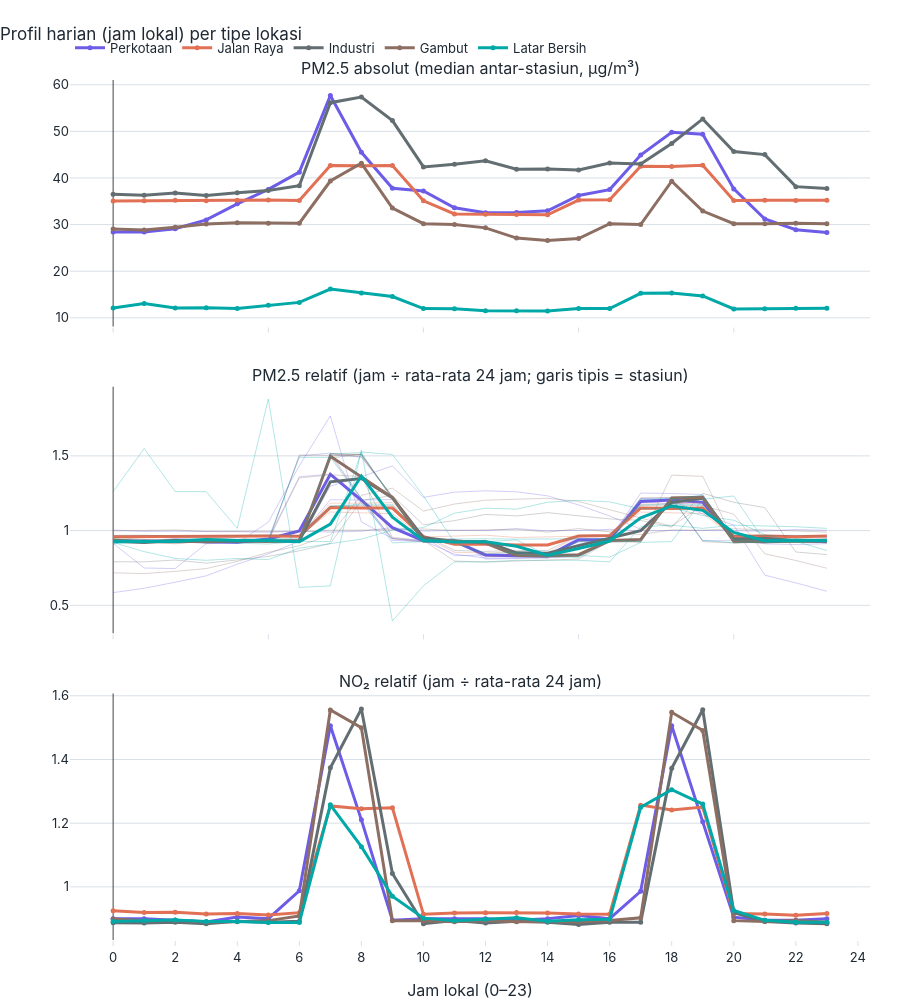

Here is the notebook cell this chart was saved with:
### Code cell
fig = make_subplots(rows=3, cols=1, shared_xaxes=True, vertical_spacing=0.07,
                    subplot_titles=("PM2.5 absolut (median antar-stasiun, µg/m³)", "PM2.5 relatif (jam ÷ rata-rata 24 jam; garis tipis = stasiun)", "NO₂ relatif (jam ÷ rata-rata 24 jam)"))
for t in TIPE:
    ks = [k for k in pj.index if st.kelompok_lokasi[k] == t]
    if not ks: continue
    fig.add_trace(go.Scatter(x=pj.columns, y=pj.loc[ks].median(), mode="lines+markers", name=t, line=dict(color=WARNA[t], width=3), marker=dict(size=5), legendgroup=t), row=1, col=1)
    for k in ks:
        fig.add_trace(go.Scatter(x=rel.columns, y=rel.loc[k], mode="lines", line=dict(color=WARNA[t], width=1), opacity=0.3, showlegend=False, legendgroup=t, hovertemplate=k + " · jam %{x}: %{y:.2f}<extra></extra>"), row=2, col=1)
    fig.add_trace(go.Scatter(x=rel.columns, y=rel.loc[ks].median(), mode="lines", line=dict(color=WARNA[t], width=3), showlegend=False, legendgroup=t), row=2, col=1)
    fig.add_trace(go.Scatter(x=rel_no2.columns, y=rel_no2.loc[ks].median(), mode="lines+markers", line=dict(color=WARNA[t], width=3), marker=dict(size=5), showlegend=False, legendgroup=t), row=3, col=1)
fig.update_xaxes(title_text="Jam lokal (0–23)", dtick=2, row=3, col=1)
style.terapkan(fig, "Profil harian (jam lokal) per tipe lokasi", 1000)
simpan(fig, "04_B1_profil_jam_tipe", 1000); fig.show()

KN["B"] = {"diurnal": {"amplitudo_relatif_persen_per_tipe": rt.amplitudo_relatif_persen.round(1).to_dict(), "jam_puncak_median_per_tipe": rt.jam_puncak_median.to_dict(),
                       "jam_puncak_no2_median_per_tipe": amp_no2.to_dict(), "kruskal_amplitudo": kw_amp}}
tafsir(f"Amplitudo diurnal relatif PM2.5 berkisar {fl(rt.amplitudo_relatif_persen.min(), 0)}–{fl(rt.amplitudo_relatif_persen.max(), 0)}% antar tipe; terbesar pada {rt.amplitudo_relatif_persen.idxmax()}, terkecil pada {rt.amplitudo_relatif_persen.idxmin()}. Perbedaan amplitudo antar tipe {'nyata' if kw_amp['p'] < 0.05 else 'tidak nyata'} (KW {pv(kw_amp['p'])}, ε² = {fl(kw_amp['epsilon2'], 2)}, n = {kw_amp['n']} stasiun).",
       f"Jam puncak median NO₂ pada tipe Jalan Raya adalah pukul {fl(amp_no2.get('Jalan Raya', np.nan), 0)} (lokal) vs {fl(amp_no2.get('Latar Bersih', np.nan), 0)} pada Latar Bersih; bandingkan dengan jam puncak PM2.5 pada tabel di atas.",
       "Dengan n stasiun per tipe sangat kecil (2–8), perbedaan bentuk profil bersifat indikatif.")

### Figure 1 — Plotly figure (JSON) as saved in the notebook; plotly's stock layout.template omitted (floating-point values rounded to 4 significant figures)
{"data": [{"legendgroup": "Perkotaan", "line": {"color": "#6C5CE7", "width": 3}, "marker": {"size": 5}, "mode": "lines+markers", "name": "Perkotaan", "type": "scatter", "x": [0, 1, 2, 3, 4, 5, 6, 7, 8, 9, 10, 11, 12, 13, 14, 15, 16, 17, 18, 19, 20, 21, 22, 23], "xaxis": "x", "y": [28.4, 28.4, 29.1, 31.0, 34.45, 37.55, 41.25, 57.7, 45.5, 37.8, 37.2, 33.6, 32.55, 32.6, 32.95, 36.25, 37.5, 44.9, 49.8, 49.4, 37.65, 31.2, 28.9, 28.3], "yaxis": "y"}, {"hovertemplate": "BGL-01 · jam %{x}: %{y:.2f}<extra></extra>", "legendgroup": "Perkotaan", "line": {"color": "#6C5CE7", "width": 1}, "mode": "lines", "opacity": 0.3, "showlegend": false, "type": "scatter", "x": [0, 1, 2, 3, 4, 5, 6, 7, 8, 9, 10, 11, 12, 13, 14, 15, 16, 17, 18, 19, 20, 21, 22, 23], "xaxis": "x2", "y": [0.9167, 0.9364, 0.9285, 0.9128, 0.9167, 0.9325, 1.499, 1.519, 1.216, 0.9344, 0.9285, 0.9285, 0.8302, 0.8262, 0.842, 0.9246, 0.9246, 1.216, 1.218, 0.9325, 0.9325, 0.9364, 0.9325, 0.9167], "yaxis": "y2"}, {"hovertemplate": "MDN-01 · jam %{x}: %{y:.2f}<extra></extra>", "legendgroup": "Perkotaan", "line": {"color": "#6C5CE7", "width": 1}, "mode": "lines", "opacity": 0.3, "showlegend": false, "type": "scatter", "x": [0, 1, 2, 3, 4, 5, 6, 7, 8, 9, 10, 11, 12, 13, 14, 15, 16, 17, 18, 19, 20, 21, 22, 23], "xaxis": "x2", "y": [0.5848, 0.614, 0.6545, 0.6972, 0.7748, 0.8445, 0.9277, 1.298, 1.361, 1.433, 1.222, 1.257, 1.266, 1.259, 1.232, 1.172, 1.098, 1.01, 1.201, 1.111, 1.037, 0.7017, 0.65, 0.5938], "yaxis": "y2"}, {"hovertemplate": "PSW-01 · jam %{x}: %{y:.2f}<extra></extra>", "legendgroup": "Perkotaan", "line": {"color": "#6C5CE7", "width": 1}, "mode": "lines", "opacity": 0.3, "showlegend": false, "type": "scatter", "x": [0, 1, 2, 3, 4, 5, 6, 7, 8, 9, 10, 11, 12, 13, 14, 15, 16, 17, 18, 19, 20, 21, 22, 23], "xaxis": "x2", "y": [0.941, 0.9295, 0.9479, 0.941, 0.9398, 0.9433, 1.361, 1.377, 1.185, 0.9479, 0.9272, 0.9456, 0.8095, 0.8141, 0.8165, 0.9387, 0.9295, 1.195, 1.179, 1.189, 0.9387, 0.9387, 0.9364, 0.9295], "yaxis": "y2"}, {"hovertemplate": "JKT-01 · jam %{x}: %{y:.2f}<extra></extra>", "legendgroup": "Perkotaan", "line": {"color": "#6C5CE7", "width": 1}, "mode": "lines", "opacity": 0.3, "showlegend": false, "type": "scatter", "x": [0, 1, 2, 3, 4, 5, 6, 7, 8, 9, 10, 11, 12, 13, 14, 15, 16, 17, 18, 19, 20, 21, 22, 23], "xaxis": "x2", "y": [0.9586, 0.9581, 0.9618, 0.9534, 0.9603, 0.9636, 0.9569, 1.206, 1.204, 1.208, 0.9557, 0.832, 0.8371, 0.8309, 0.8305, 0.9569, 0.965, 1.212, 1.204, 1.212, 0.9592, 0.9596, 0.9603, 0.9534], "yaxis": "y2"}, {"hovertemplate": "MLG-01 · jam %{x}: %{y:.2f}<extra></extra>", "legendgroup": "Perkotaan", "line": {"color": "#6C5CE7", "width": 1}, "mode": "lines", "opacity": 0.3, "showlegend": false, "type": "scatter", "x": [0, 1, 2, 3, 4, 5, 6, 7, 8, 9, 10, 11, 12, 13, 14, 15, 16, 17, 18, 19, 20, 21, 22, 23], "xaxis": "x2", "y": [0.9304, 0.9304, 0.9239, 0.9272, 0.9223, 0.9272, 0.9337, 1.517, 1.491, 1.225, 0.9206, 0.9239, 0.9354, 0.8354, 0.8191, 0.8305, 0.9288, 0.9386, 1.215, 1.219, 0.9304, 0.9206, 0.9272, 0.9272], "yaxis": "y2"}, {"hovertemplate": "YKY-01 · jam %{x}: %{y:.2f}<extra></extra>", "legendgroup": "Perkotaan", "line": {"color": "#6C5CE7", "width": 1}, "mode": "lines", "opacity": 0.3, "showlegend": false, "type": "scatter", "x": [0, 1, 2, 3, 4, 5, 6, 7, 8, 9, 10, 11, 12, 13, 14, 15, 16, 17, 18, 19, 20, 21, 22, 23], "xaxis": "x2", "y": [0.915, 0.7496, 0.7458, 0.9125, 0.9175, 1.055, 1.434, 1.767, 1.058, 0.9476, 0.9326, 0.8423, 0.816, 0.8173, 0.826, 0.9088, 0.9401, 1.251, 1.248, 1.241, 0.9439, 0.9113, 0.9063, 0.9125], "yaxis": "y2"}, {"hovertemplate": "KTG-01 · jam %{x}: %{y:.2f}<extra></extra>", "legendgroup": "Perkotaan", "line": {"color": "#6C5CE7", "width": 1}, "mode": "lines", "opacity": 0.3, "showlegend": false, "type": "scatter", "x": [0, 1, 2, 3, 4, 5, 6, 7, 8, 9, 10, 11, 12, 13, 14, 15, 16, 17, 18, 19, 20, 21, 22, 23], "xaxis": "x2", "y": [1.004, 0.9942, 0.9954, 0.996, 0.9926, 0.9888, 0.9968, 0.99, 0.9958, 1.02, 0.9966, 1.002, 0.9999, 1.013, 0.9983, 1.001, 1.008, 0.9995, 1.002, 1.001, 0.9991, 0.9964, 1.007, 1.002], "yaxis": "y2"}, {"legendgroup": "Perkotaan", "line": {"color": "#6C5CE7", "width": 3}, "mode": "lines", "showlegend": false, "type": "scatter", "x": [0, 1, 2, 3, 4, 5, 6, 7, 8, 9, 10, 11, 12, 13, 14, 15, 16, 17, 18, 19, 20, 21, 22, 23], "xaxis": "x2", "y": [0.9304, 0.9304, 0.9285, 0.9272, 0.9223, 0.9433, 0.9968, 1.377, 1.204, 1.02, 0.9326, 0.9285, 0.8371, 0.8309, 0.8305, 0.9387, 0.9401, 1.195, 1.204, 1.189, 0.9439, 0.9364, 0.9325, 0.9272], "yaxis": "y2"}, {"legendgroup": "Perkotaan", "line": {"color": "#6C5CE7", "width": 3}, "marker": {"size": 5}, "mode": "lines+markers", "showlegend": false, "type": "scatter", "x": [0, 1, 2, 3, 4, 5, 6, 7, 8, 9, 10, 11, 12, 13, 14, 15, 16, 17, 18, 19, 20, 21, 22, 23], "xaxis": "x3", "y": [0.9, 0.9, 0.895, 0.89, 0.905, 0.9, 0.9878, 1.506, 1.21, 0.895, 0.9, 0.9, 0.9, 0.895, 0.9, 0.91, 0.9, 0.986, 1.506, 1.204, 0.905, 0.895, 0.895, 0.9], "yaxis": "y3"}, {"legendgroup": "Jalan Raya", "line": {"color": "#E17055", "width": 3}, "marker": {"size": 5}, "mode": "lines+markers", "name": "Jalan Raya", "type": "scatter", "x": [0, 1, 2, 3, 4, 5, 6, 7, 8, 9, 10, 11, 12, 13, 14, 15, 16, 17, 18, 19, 20, 21, 22, 23], "xaxis": "x", "y": [35.06, 35.12, 35.23, 35.14, 35.22, 35.27, 35.16, 42.69, 42.63, 42.7, 35.09, 32.27, 32.23, 32.14, 32.09, 35.26, 35.34, 42.52, 42.48, 42.7, 35.16, 35.2, 35.15, 35.23], "yaxis": "y"}, {"hovertemplate": "BGR-02 · jam %{x}: %{y:.2f}<extra></extra>", "legendgroup": "Jalan Raya", "line": {"color": "#E17055", "width": 1}, "mode": "lines", "opacity": 0.3, "showlegend": false, "type": "scatter", "x": [0, 1, 2, 3, 4, 5, 6, 7, 8, 9, 10, 11, 12, 13, 14, 15, 16, 17, 18, 19, 20, 21, 22, 23], "xaxis": "x2", "y": [0.9558, 0.9573, 0.9599, 0.9602, 0.962, 0.9615, 0.962, 1.125, 1.118, 1.113, 0.9573, 0.9615, 0.9693, 0.9537, 0.9583, 0.9599, 0.9659, 1.124, 1.119, 1.114, 0.9609, 0.9654, 0.9532, 0.9635], "yaxis": "y2"}, {"hovertemplate": "JKT-03 · jam %{x}: %{y:.2f}<extra></extra>", "legendgroup": "Jalan Raya", "line": {"color": "#E17055", "width": 1}, "mode": "lines", "opacity": 0.3, "showlegend": false, "type": "scatter", "x": [0, 1, 2, 3, 4, 5, 6, 7, 8, 9, 10, 11, 12, 13, 14, 15, 16, 17, 18, 19, 20, 21, 22, 23], "xaxis": "x2", "y": [0.9607, 0.9625, 0.9653, 0.962, 0.9644, 0.9666, 0.9621, 1.184, 1.184, 1.188, 0.9612, 0.855, 0.8505, 0.8529, 0.8492, 0.9664, 0.9675, 1.178, 1.178, 1.188, 0.9625, 0.9625, 0.9649, 0.9644], "yaxis": "y2"}, {"legendgroup": "Jalan Raya", "line": {"color": "#E17055", "width": 3}, "mode": "lines", "showlegend": false, "type": "scatter", "x": [0, 1, 2, 3, 4, 5, 6, 7, 8, 9, 10, 11, 12, 13, 14, 15, 16, 17, 18, 19, 20, 21, 22, 23], "xaxis": "x2", "y": [0.9582, 0.9599, 0.9626, 0.9611, 0.9632, 0.964, 0.9621, 1.154, 1.151, 1.151, 0.9593, 0.9082, 0.9099, 0.9033, 0.9038, 0.9632, 0.9667, 1.151, 1.149, 1.151, 0.9617, 0.9639, 0.959, 0.964], "yaxis": "y2"}, {"legendgroup": "Jalan Raya", "line": {"color": "#E17055", "width": 3}, "marker": {"size": 5}, "mode": "lines+markers", "showlegend": false, "type": "scatter", "x": [0, 1, 2, 3, 4, 5, 6, 7, 8, 9, 10, 11, 12, 13, 14, 15, 16, 17, 18, 19, 20, 21, 22, 23], "xaxis": "x3", "y": [0.9252, 0.9198, 0.9202, 0.9148, 0.9163, 0.9117, 0.919, 1.254, 1.245, 1.249, 0.9139, 0.9179, 0.9188, 0.9195, 0.9183, 0.9149, 0.914, 1.257, 1.242, 1.251, 0.9165, 0.9148, 0.911, 0.9165], "yaxis": "y3"}, {"legendgroup": "Industri", "line": {"color": "#636E72", "width": 3}, "marker": {"size": 5}, "mode": "lines+markers", "name": "Industri", "type": "scatter", "x": [0, 1, 2, 3, 4, 5, 6, 7, 8, 9, 10, 11, 12, 13, 14, 15, 16, 17, 18, 19, 20, 21, 22, 23], "xaxis": "x", "y": [36.52, 36.29, 36.78, 36.23, 36.81, 37.29, 38.33, 56.15, 57.35, 52.31, 42.37, 42.94, 43.67, 41.86, 41.92, 41.73, 43.19, 43.0, 47.39, 52.67, 45.69, 45.01, 38.14, 37.76], "yaxis": "y"}, {"hovertemplate": "BTM-01 · jam %{x}: %{y:.2f}<extra></extra>", "legendgroup": "Industri", "line": {"color": "#636E72", "width": 1}, "mode": "lines", "opacity": 0.3, "showlegend": false, "type": "scatter", "x": [0, 1, 2, 3, 4, 5, 6, 7, 8, 9, 10, 11, 12, 13, 14, 15, 16, 17, 18, 19, 20, 21, 22, 23], "xaxis": "x2", "y": [0.9302, 0.9198, 0.9302, 0.9276, 0.9315, 0.9276, 0.9354, 1.485, 1.512, 1.21, 0.9341, 0.9289, 0.9289, 0.8343, 0.8291, 0.8291, 0.9276, 0.9302, 1.213, 1.211, 0.9224, 0.9302, 0.9354, 0.9367], "yaxis": "y2"}, {"hovertemplate": "JKT-02 · jam %{x}: %{y:.2f}<extra></extra>", "legendgroup": "Industri", "line": {"color": "#636E72", "width": 1}, "mode": "lines", "opacity": 0.3, "showlegend": false, "type": "scatter", "x": [0, 1, 2, 3, 4, 5, 6, 7, 8, 9, 10, 11, 12, 13, 14, 15, 16, 17, 18, 19, 20, 21, 22, 23], "xaxis": "x2", "y": [0.9683, 0.9692, 0.963, 0.9636, 0.9667, 0.9707, 0.9671, 1.168, 1.167, 1.167, 0.9689, 0.867, 0.8606, 0.8675, 0.8665, 0.9666, 0.9652, 1.168, 1.164, 1.172, 0.9662, 0.9666, 0.9682, 0.9628], "yaxis": "y2"}, {"hovertemplate": "SM2-01 · jam %{x}: %{y:.2f}<extra></extra>", "legendgroup": "Industri", "line": {"color": "#636E72", "width": 1}, "mode": "lines", "opacity": 0.3, "showlegend": false, "type": "scatter", "x": [0, 1, 2, 3, 4, 5, 6, 7, 8, 9, 10, 11, 12, 13, 14, 15, 16, 17, 18, 19, 20, 21, 22, 23], "xaxis": "x2", "y": [0.7917, 0.7907, 0.803, 0.7819, 0.8034, 0.827, 0.8648, 0.9137, 1.202, 1.235, 1.038, 1.067, 1.108, 1.098, 1.12, 1.097, 1.078, 1.068, 1.023, 1.249, 1.189, 1.154, 0.8567, 0.8395], "yaxis": "y2"}, {"hovertemplate": "MRS-01 · jam %{x}: %{y:.2f}<extra></extra>", "legendgroup": "Industri", "line": {"color": "#636E72", "width": 1}, "mode": "lines", "opacity": 0.3, "showlegend": false, "type": "scatter", "x": [0, 1, 2, 3, 4, 5, 6, 7, 8, 9, 10, 11, 12, 13, 14, 15, 16, 17, 18, 19, 20, 21, 22, 23], "xaxis": "x2", "y": [0.9273, 0.9191, 0.9396, 0.9219, 0.9273, 0.9301, 0.9328, 1.505, 1.496, 1.231, 0.9342, 0.9273, 0.9219, 0.8275, 0.8316, 0.8289, 0.9219, 0.9301, 1.223, 1.223, 0.9191, 0.9205, 0.9273, 0.9342], "yaxis": "y2"}, {"legendgroup": "Industri", "line": {"color": "#636E72", "width": 3}, "mode": "lines", "showlegend": false, "type": "scatter", "x": [0, 1, 2, 3, 4, 5, 6, 7, 8, 9, 10, 11, 12, 13, 14, 15, 16, 17, 18, 19, 20, 21, 22, 23], "xaxis": "x2", "y": [0.9288, 0.9195, 0.9349, 0.9247, 0.9294, 0.9288, 0.9341, 1.326, 1.349, 1.221, 0.9515, 0.9281, 0.9254, 0.8509, 0.849, 0.8979, 0.9464, 0.9991, 1.188, 1.217, 0.9443, 0.9484, 0.9314, 0.9354], "yaxis": "y2"}, {"legendgroup": "Industri", "line": {"color": "#636E72", "width": 3}, "marker": {"size": 5}, "mode": "lines+markers", "showlegend": false, "type": "scatter", "x": [0, 1, 2, 3, 4, 5, 6, 7, 8, 9, 10, 11, 12, 13, 14, 15, 16, 17, 18, 19, 20, 21, 22, 23], "xaxis": "x3", "y": [0.8874, 0.8867, 0.8893, 0.8842, 0.8918, 0.8893, 0.8918, 1.374, 1.559, 1.042, 0.8842, 0.8943, 0.8867, 0.8918, 0.8893, 0.8817, 0.8893, 0.8893, 1.372, 1.556, 0.9194, 0.8914, 0.8867, 0.8842], "yaxis": "y3"}, {"legendgroup": "Gambut", "line": {"color": "#8D6E63", "width": 3}, "marker": {"size": 5}, "mode": "lines+markers", "name": "Gambut", "type": "scatter", "x": [0, 1, 2, 3, 4, 5, 6, 7, 8, 9, 10, 11, 12, 13, 14, 15, 16, 17, 18, 19, 20, 21, 22, 23], "xaxis": "x", "y": [29.05, 28.85, 29.45, 30.1, 30.4, 30.3, 30.3, 39.35, 43.15, 33.55, 30.2, 30.0, 29.3, 27.1, 26.6, 27.0, 30.2, 30.0, 39.3, 32.9, 30.2, 30.2, 30.3, 30.2], "yaxis": "y"}, {"hovertemplate": "JMB-01 · jam %{x}: %{y:.2f}<extra></extra>", "legendgroup": "Gambut", "line": {"color": "#8D6E63", "width": 1}, "mode": "lines", "opacity": 0.3, "showlegend": false, "type": "scatter", "x": [0, 1, 2, 3, 4, 5, 6, 7, 8, 9, 10, 11, 12, 13, 14, 15, 16, 17, 18, 19, 20, 21, 22, 23], "xaxis": "x2", "y": [0.9371, 0.9248, 0.9248, 0.9248, 0.934, 0.9309, 0.9309, 1.498, 1.512, 1.223, 0.9279, 0.9217, 0.934, 0.8326, 0.8173, 0.8295, 0.9279, 0.9217, 1.207, 1.226, 0.9279, 0.9279, 0.9309, 0.9279], "yaxis": "y2"}, {"hovertemplate": "PKU-01 · jam %{x}: %{y:.2f}<extra></extra>", "legendgroup": "Gambut", "line": {"color": "#8D6E63", "width": 1}, "mode": "lines", "opacity": 0.3, "showlegend": false, "type": "scatter", "x": [0, 1, 2, 3, 4, 5, 6, 7, 8, 9, 10, 11, 12, 13, 14, 15, 16, 17, 18, 19, 20, 21, 22, 23], "xaxis": "x2", "y": [0.9401, 0.9204, 0.9289, 0.9176, 0.9317, 0.9232, 1.506, 1.503, 1.215, 0.9443, 0.9232, 0.9317, 0.8247, 0.836, 0.8388, 0.9261, 0.9345, 1.219, 1.222, 0.9261, 0.9176, 0.9261, 0.9246, 0.9204], "yaxis": "y2"}, {"hovertemplate": "PLB-01 · jam %{x}: %{y:.2f}<extra></extra>", "legendgroup": "Gambut", "line": {"color": "#8D6E63", "width": 1}, "mode": "lines", "opacity": 0.3, "showlegend": false, "type": "scatter", "x": [0, 1, 2, 3, 4, 5, 6, 7, 8, 9, 10, 11, 12, 13, 14, 15, 16, 17, 18, 19, 20, 21, 22, 23], "xaxis": "x2", "y": [0.9543, 0.9411, 0.94, 0.9411, 0.9521, 0.9323, 1.352, 1.373, 1.361, 0.9543, 0.9345, 0.796, 0.7894, 0.796, 0.8004, 0.8092, 0.9279, 0.9411, 1.371, 1.363, 0.9345, 0.9455, 0.9444, 0.9444], "yaxis": "y2"}, {"hovertemplate": "BJB-01 · jam %{x}: %{y:.2f}<extra></extra>", "legendgroup": "Gambut", "line": {"color": "#8D6E63", "width": 1}, "mode": "lines", "opacity": 0.3, "showlegend": false, "type": "scatter", "x": [0, 1, 2, 3, 4, 5, 6, 7, 8, 9, 10, 11, 12, 13, 14, 15, 16, 17, 18, 19, 20, 21, 22, 23], "xaxis": "x2", "y": [0.7172, 0.7123, 0.7271, 0.7456, 0.7937, 0.8542, 0.8987, 0.9715, 1.236, 1.284, 1.131, 1.178, 1.204, 1.212, 1.216, 1.195, 1.139, 1.086, 1.03, 1.168, 1.11, 0.8444, 0.7999, 0.7481], "yaxis": "y2"}, {"hovertemplate": "KTG-02 · jam %{x}: %{y:.2f}<extra></extra>", "legendgroup": "Gambut", "line": {"color": "#8D6E63", "width": 1}, "mode": "lines", "opacity": 0.3, "showlegend": false, "type": "scatter", "x": [0, 1, 2, 3, 4, 5, 6, 7, 8, 9, 10, 11, 12, 13, 14, 15, 16, 17, 18, 19, 20, 21, 22, 23], "xaxis": "x2", "y": [0.9977, 1.003, 1.004, 0.993, 0.9952, 0.9948, 0.9912, 1.003, 1.003, 1.005, 1.01, 1.001, 1.005, 1.009, 0.9894, 1.014, 0.9912, 0.9731, 1.005, 1.002, 1.013, 1.006, 1.001, 0.9898], "yaxis": "y2"}, {"hovertemplate": "PKN-01 · jam %{x}: %{y:.2f}<extra></extra>", "legendgroup": "Gambut", "line": {"color": "#8D6E63", "width": 1}, "mode": "lines", "opacity": 0.3, "showlegend": false, "type": "scatter", "x": [0, 1, 2, 3, 4, 5, 6, 7, 8, 9, 10, 11, 12, 13, 14, 15, 16, 17, 18, 19, 20, 21, 22, 23], "xaxis": "x2", "y": [0.9223, 0.9407, 0.9202, 0.9366, 0.9243, 0.9284, 0.9202, 1.513, 1.509, 1.221, 0.9325, 0.9243, 0.9162, 0.8303, 0.8262, 0.8384, 0.9366, 0.9243, 1.219, 1.223, 0.9162, 0.9243, 0.9243, 0.9284], "yaxis": "y2"}, {"hovertemplate": "STG-01 · jam %{x}: %{y:.2f}<extra></extra>", "legendgroup": "Gambut", "line": {"color": "#8D6E63", "width": 1}, "mode": "lines", "opacity": 0.3, "showlegend": false, "type": "scatter", "x": [0, 1, 2, 3, 4, 5, 6, 7, 8, 9, 10, 11, 12, 13, 14, 15, 16, 17, 18, 19, 20, 21, 22, 23], "xaxis": "x2", "y": [0.9203, 0.9248, 0.9114, 0.9293, 0.9382, 0.9293, 0.9203, 1.515, 1.506, 1.222, 0.9248, 0.9337, 0.9159, 0.8332, 0.831, 0.8265, 0.9248, 0.9293, 1.224, 1.224, 0.9293, 0.9248, 0.9293, 0.9337], "yaxis": "y2"}, {"legendgroup": "Gambut", "line": {"color": "#8D6E63", "width": 3}, "mode": "lines", "showlegend": false, "type": "scatter", "x": [0, 1, 2, 3, 4, 5, 6, 7, 8, 9, 10, 11, 12, 13, 14, 15, 16, 17, 18, 19, 20, 21, 22, 23], "xaxis": "x2", "y": [0.9371, 0.9248, 0.9248, 0.9293, 0.934, 0.9293, 0.9309, 1.498, 1.361, 1.221, 0.9325, 0.9317, 0.9162, 0.8332, 0.831, 0.8384, 0.9345, 0.9411, 1.219, 1.223, 0.9293, 0.9261, 0.9293, 0.9284], "yaxis": "y2"}, {"legendgroup": "Gambut", "line": {"color": "#8D6E63", "width": 3}, "marker": {"size": 5}, "mode": "lines+markers", "showlegend": false, "type": "scatter", "x": [0, 1, 2, 3, 4, 5, 6, 7, 8, 9, 10, 11, 12, 13, 14, 15, 16, 17, 18, 19, 20, 21, 22, 23], "xaxis": "x3", "y": [0.899, 0.8939, 0.8954, 0.8904, 0.8904, 0.894, 0.9085, 1.556, 1.5, 0.8939, 0.8939, 0.8904, 0.8941, 0.8904, 0.891, 0.8904, 0.8941, 0.9027, 1.548, 1.491, 0.8939, 0.891, 0.894, 0.8891], "yaxis": "y3"}, {"legendgroup": "Latar Bersih", "line": {"color": "#00A8A8", "width": 3}, "marker": {"size": 5}, "mode": "lines+markers", "name": "Latar Bersih", "type": "scatter", "x": [0, 1, 2, 3, 4, 5, 6, 7, 8, 9, 10, 11, 12, 13, 14, 15, 16, 17, 18, 19, 20, 21, 22, 23], "xaxis": "x", "y": [12.13, 13.06, 12.12, 12.16, 12.0, 12.71, 13.31, 16.18, 15.32, 14.57, 11.98, 11.95, 11.5, 11.54, 11.45, 12.01, 12.0, 15.25, 15.33, 14.69, 11.91, 11.95, 12.06, 12.04], "yaxis": "y"}, {"hovertemplate": "IDP-01 · jam %{x}: %{y:.2f}<extra></extra>", "legendgroup": "Latar Bersih", "line": {"color": "#00A8A8", "width": 1}, "mode": "lines", "opacity": 0.3, "showlegend": false, "type": "scatter", "x": [0, 1, 2, 3, 4, 5, 6, 7, 8, 9, 10, 11, 12, 13, 14, 15, 16, 17, 18, 19, 20, 21, 22, 23], "xaxis": "x2", "y": [1.261, 1.549, 1.261, 1.261, 1.015, 1.88, 0.6196, 0.6303, 1.538, 0.3953, 0.6303, 0.7906, 0.7906, 0.8012, 0.8012, 0.8012, 0.7906, 1.026, 1.036, 1.015, 1.036, 1.031, 1.026, 1.015], "yaxis": "y2"}, {"hovertemplate": "KTB-01 · jam %{x}: %{y:.2f}<extra></extra>", "legendgroup": "Latar Bersih", "line": {"color": "#00A8A8", "width": 1}, "mode": "lines", "opacity": 0.3, "showlegend": false, "type": "scatter", "x": [0, 1, 2, 3, 4, 5, 6, 7, 8, 9, 10, 11, 12, 13, 14, 15, 16, 17, 18, 19, 20, 21, 22, 23], "xaxis": "x2", "y": [0.9101, 0.9342, 0.9342, 0.9262, 0.9342, 0.9423, 1.49, 1.49, 1.208, 0.9181, 0.9262, 0.9181, 0.8456, 0.8537, 0.8376, 0.9262, 0.9262, 1.208, 1.216, 0.9342, 0.9181, 0.9262, 0.9342, 0.9423], "yaxis": "y2"}, {"hovertemplate": "BGR-01 · jam %{x}: %{y:.2f}<extra></extra>", "legendgroup": "Latar Bersih", "line": {"color": "#00A8A8", "width": 1}, "mode": "lines", "opacity": 0.3, "showlegend": false, "type": "scatter", "x": [0, 1, 2, 3, 4, 5, 6, 7, 8, 9, 10, 11, 12, 13, 14, 15, 16, 17, 18, 19, 20, 21, 22, 23], "xaxis": "x2", "y": [0.9422, 0.9354, 0.94, 0.9475, 0.9385, 0.9468, 0.9453, 1.161, 1.177, 1.176, 0.9419, 0.9456, 0.9453, 0.943, 0.9445, 0.9468, 0.9453, 1.173, 1.177, 1.171, 0.9385, 0.937, 0.9468, 0.9362], "yaxis": "y2"}, {"hovertemplate": "PLU-01 · jam %{x}: %{y:.2f}<extra></extra>", "legendgroup": "Latar Bersih", "line": {"color": "#00A8A8", "width": 1}, "mode": "lines", "opacity": 0.3, "showlegend": false, "type": "scatter", "x": [0, 1, 2, 3, 4, 5, 6, 7, 8, 9, 10, 11, 12, 13, 14, 15, 16, 17, 18, 19, 20, 21, 22, 23], "xaxis": "x2", "y": [0.9167, 0.9167, 0.9212, 0.9434, 0.9345, 0.9256, 0.9256, 1.513, 1.522, 1.21, 0.9256, 0.9256, 0.9256, 0.8366, 0.8277, 0.8188, 0.9345, 0.9256, 1.21, 1.237, 0.9345, 0.9167, 0.9345, 0.9167], "yaxis": "y2"}, {"hovertemplate": "MER-01 · jam %{x}: %{y:.2f}<extra></extra>", "legendgroup": "Latar Bersih", "line": {"color": "#00A8A8", "width": 1}, "mode": "lines", "opacity": 0.3, "showlegend": false, "type": "scatter", "x": [0, 1, 2, 3, 4, 5, 6, 7, 8, 9, 10, 11, 12, 13, 14, 15, 16, 17, 18, 19, 20, 21, 22, 23], "xaxis": "x2", "y": [0.9207, 0.8592, 0.8136, 0.8011, 0.8136, 0.8057, 0.8823, 0.9101, 0.9429, 1.003, 1.02, 1.117, 1.15, 1.143, 1.19, 1.202, 1.192, 1.145, 1.153, 1.1, 1.069, 0.9723, 0.9276, 0.8667], "yaxis": "y2"}, {"hovertemplate": "SRG-01 · jam %{x}: %{y:.2f}<extra></extra>", "legendgroup": "Latar Bersih", "line": {"color": "#00A8A8", "width": 1}, "mode": "lines", "opacity": 0.3, "showlegend": false, "type": "scatter", "x": [0, 1, 2, 3, 4, 5, 6, 7, 8, 9, 10, 11, 12, 13, 14, 15, 16, 17, 18, 19, 20, 21, 22, 23], "xaxis": "x2", "y": [0.9319, 0.921, 0.921, 0.9373, 0.9155, 0.9101, 0.9264, 0.9264, 1.526, 1.51, 1.232, 0.921, 0.9264, 0.9373, 0.8338, 0.8338, 0.8229, 0.921, 0.9264, 1.21, 1.232, 0.9264, 0.921, 0.9319], "yaxis": "y2"}, {"legendgroup": "Latar Bersih", "line": {"color": "#00A8A8", "width": 3}, "mode": "lines", "showlegend": false, "type": "scatter", "x": [0, 1, 2, 3, 4, 5, 6, 7, 8, 9, 10, 11, 12, 13, 14, 15, 16, 17, 18, 19, 20, 21, 22, 23], "xaxis": "x2", "y": [0.9263, 0.9276, 0.9277, 0.9404, 0.9344, 0.934, 0.926, 1.044, 1.365, 1.09, 0.934, 0.9233, 0.926, 0.8955, 0.8357, 0.88, 0.9304, 1.085, 1.165, 1.135, 0.9874, 0.9317, 0.9344, 0.934], "yaxis": "y2"}, {"legendgroup": "Latar Bersih", "line": {"color": "#00A8A8", "width": 3}, "marker": {"size": 5}, "mode": "lines+markers", "showlegend": false, "type": "scatter", "x": [0, 1, 2, 3, 4, 5, 6, 7, 8, 9, 10, 11, 12, 13, 14, 15, 16, 17, 18, 19, 20, 21, 22, 23], "xaxis": "x3", "y": [0.8911, 0.8936, 0.8961, 0.891, 0.8916, 0.8885, 0.8885, 1.257, 1.126, 0.9707, 0.9019, 0.894, 0.8987, 0.9033, 0.8923, 0.8969, 0.8983, 1.25, 1.305, 1.26, 0.9258, 0.895, 0.8891, 0.8891], "yaxis": "y3"}], "layout": {"annotations": [{"font": {"size": 16}, "showarrow": false, "text": "PM2.5 absolut (median antar-stasiun, µg/m³)", "x": 0.5, "xanchor": "center", "xref": "paper", "y": 1.0, "yanchor": "bottom", "yref": "paper"}, {"font": {"size": 16}, "showarrow": false, "text": "PM2.5 relatif (jam ÷ rata-rata 24 jam; garis tipis = stasiun)", "x": 0.5, "xanchor": "center", "xref": "paper", "y": 0.6433, "yanchor": "bottom", "yref": "paper"}, {"font": {"size": 16}, "showarrow": false, "text": "NO₂ relatif (jam ÷ rata-rata 24 jam)", "x": 0.5, "xanchor": "center", "xref": "paper", "y": 0.2867, "yanchor": "bottom", "yref": "paper"}], "height": 1000, "title": {"text": "Profil harian (jam lokal) per tipe lokasi"}, "xaxis": {"anchor": "y", "domain": [0.0, 1.0], "matches": "x3", "showticklabels": false}, "xaxis2": {"anchor": "y2", "domain": [0.0, 1.0], "matches": "x3", "showticklabels": false}, "xaxis3": {"anchor": "y3", "domain": [0.0, 1.0], "dtick": 2, "title": {"text": "Jam lokal (0–23)"}}, "yaxis": {"anchor": "x", "domain": [0.7133, 1.0]}, "yaxis2": {"anchor": "x2", "domain": [0.3567, 0.6433]}, "yaxis3": {"anchor": "x3", "domain": [0.0, 0.2867]}}}
